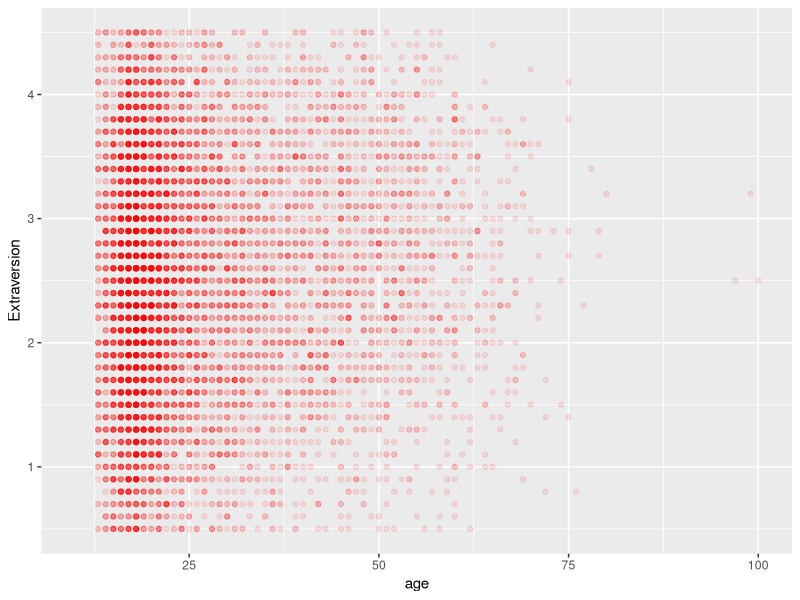
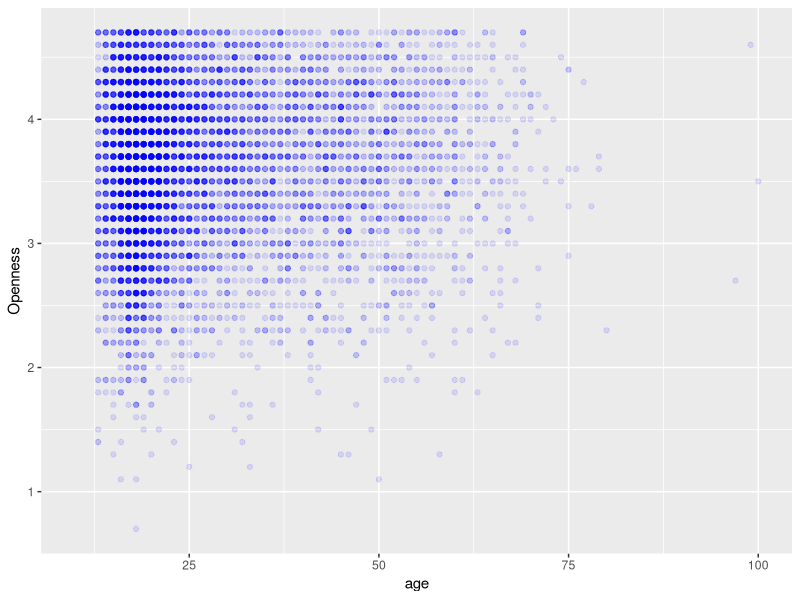
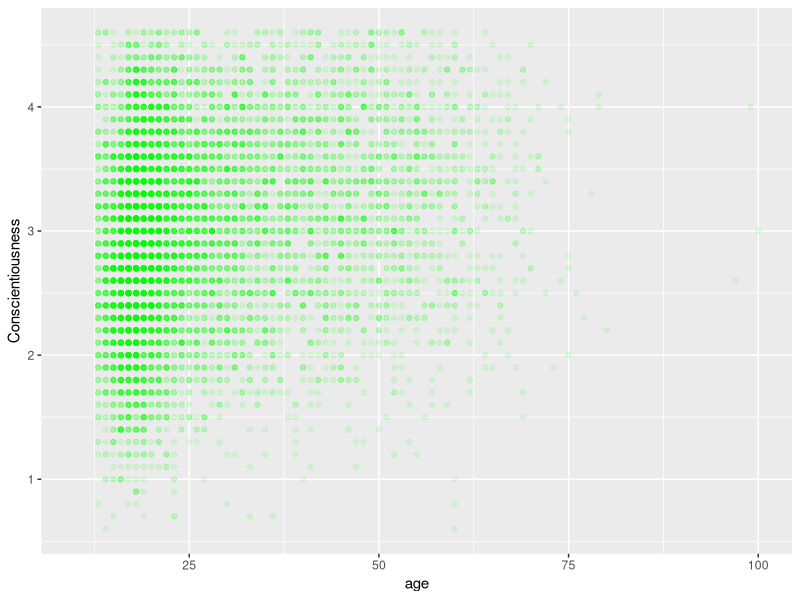
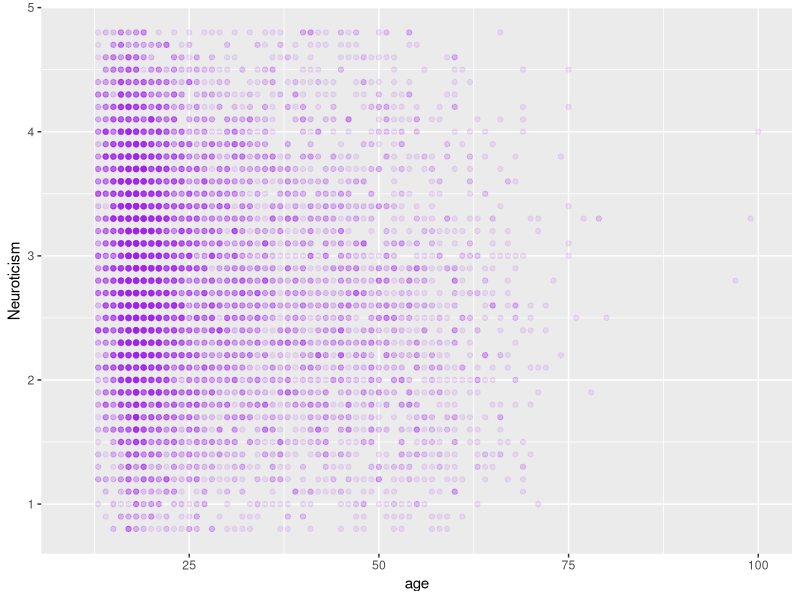
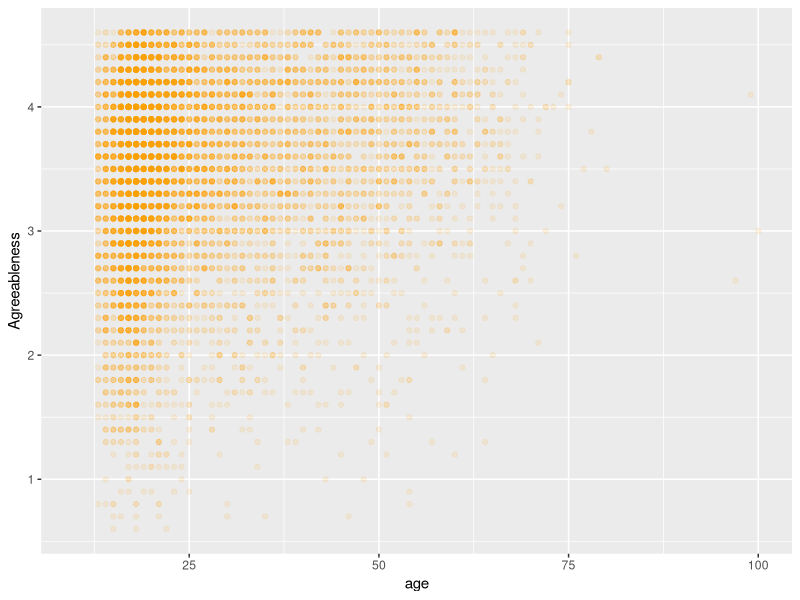
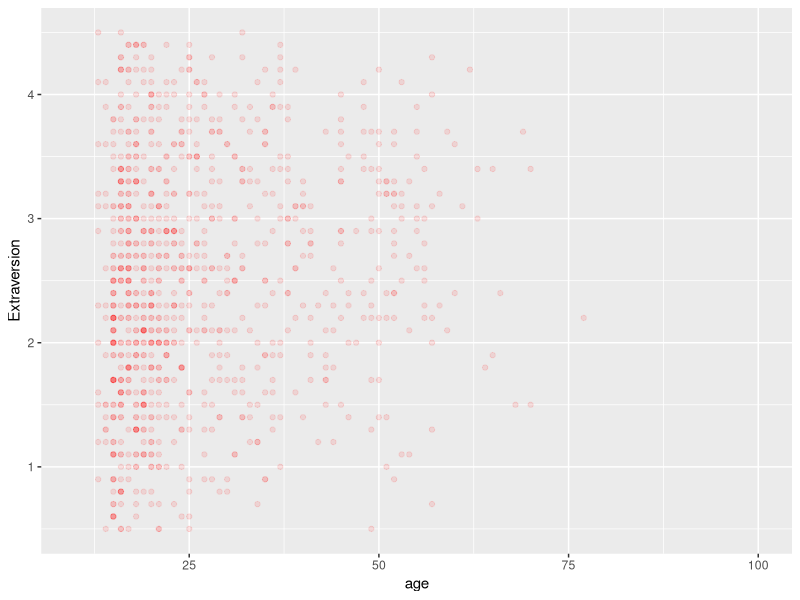
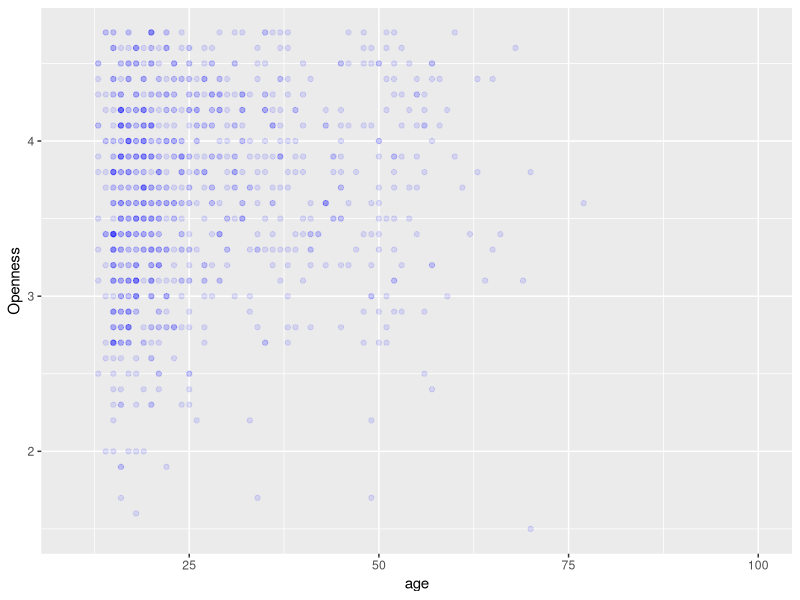
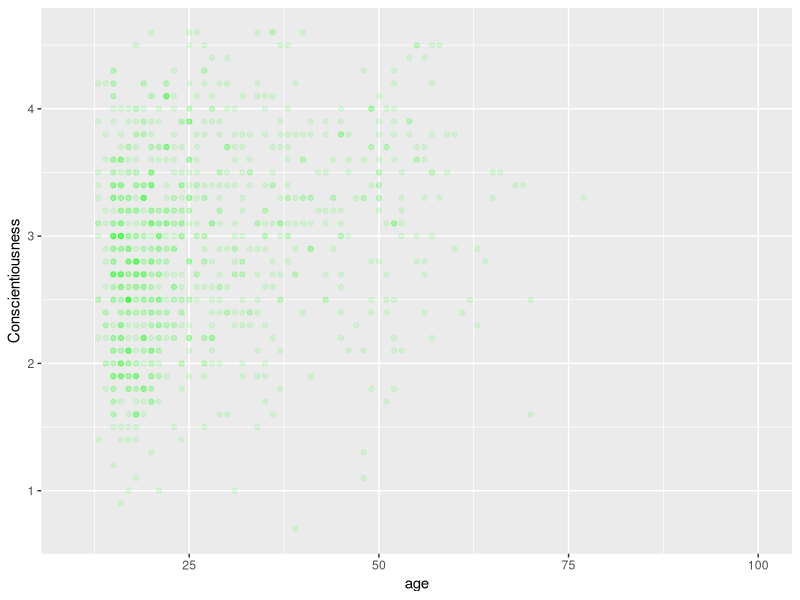

These figures' R source, in order:
## ---- chunk 1
knitr::opts_chunk$set(echo = TRUE)
library(tidyverse)
personalityData <- read_csv("data.csv")

Convert_Negative_score <- function(x) {return (5-x)}
## ---- chunk 2
PDClean <- personalityData
PDClean$E2 <- Convert_Negative_score(PDClean$E2)
PDClean$E4 <- Convert_Negative_score(PDClean$E4)
PDClean$E6 <- Convert_Negative_score(PDClean$E6)
PDClean$E8 <- Convert_Negative_score(PDClean$E8)
PDClean$E10 <- Convert_Negative_score(PDClean$E10)

PDClean$N2 <- Convert_Negative_score(PDClean$N2)
PDClean$N4 <- Convert_Negative_score(PDClean$N4)

PDClean$A1 <- Convert_Negative_score(PDClean$A1)
PDClean$A3 <- Convert_Negative_score(PDClean$A3)
PDClean$A5 <- Convert_Negative_score(PDClean$A5)
PDClean$A7 <- Convert_Negative_score(PDClean$A7)

PDClean$C2 <- Convert_Negative_score(PDClean$C2)
PDClean$C4 <- Convert_Negative_score(PDClean$C4)
PDClean$C6 <- Convert_Negative_score(PDClean$C6)
PDClean$C8 <- Convert_Negative_score(PDClean$C8)

PDClean$O2 <- Convert_Negative_score(PDClean$O2)
PDClean$O4 <- Convert_Negative_score(PDClean$O4)
PDClean$O6 <- Convert_Negative_score(PDClean$O6)

## ---- chunk 3

PDClean$Extraversion <- with(PDClean, (E1+E2+E3+E4+E5+E6+E7+E8+E9+E10)/10)
PDClean$Neuroticism <- with(PDClean, 
                         (  N1+
                            N2+
                            N3+
                            N4+
                            N5+
                            N6+
                            N7+
                            N8+
                            N9+
                            N10)/10)
PDClean$Openness <- with(PDClean, 
                         (  O1+
                            O2+
                            O3+
                            O4+
                            O5+
                            O6+
                            O7+
                            O8+
                            O9+
                            O10)/10)

PDClean$Conscientiousness <- with(PDClean, 
                         (  C1+
                            C2+
                            C3+
                            C4+
                            C5+
                            C6+
                            C7+
                            C8+
                            C9+
                            C10)/10)

PDClean$Agreeableness <- with(PDClean, 
                         (  A1+
                            A2+
                            A3+
                            A4+
                            A5+
                            A6+
                            A7+
                            A8+
                            A9+
                            A10)/10)

USAvg <- subset.data.frame(PDClean, country == "US")

ggplot(USAvg, aes(x=age, y=Extraversion)) + geom_point(data = USAvg, mapping = aes(x=age, y=Extraversion), alpha=.1, color="red") + xlim(10, 100)

ggplot(USAvg, aes(x=age, y=Openness)) + geom_point(data = USAvg, mapping = aes(x=age, y=Openness), alpha=.1, color="blue") + xlim(10, 100)

ggplot(USAvg, aes(x=age, y=Conscientiousness)) + geom_point(data = USAvg, mapping = aes(x=age, y=Conscientiousness), alpha=.1, color="green") + xlim(10, 100)

ggplot(USAvg, aes(x=age, y=Neuroticism)) + geom_point(data = USAvg, mapping = aes(x=age, y=Neuroticism), alpha=.1, color="purple") + xlim(10, 100)

ggplot(USAvg, aes(x=age, y=Agreeableness)) + geom_point(data = USAvg, mapping = aes(x=age, y=Agreeableness), alpha=.1, color="orange") + xlim(10, 100)
## ---- chunk 4

CAAvg <- subset.data.frame(PDClean, country == "CA")

ggplot(CAAvg, aes(x=age, y=Extraversion)) + geom_point(data = CAAvg, mapping = aes(x=age, y=Extraversion), alpha=.1, color="red") + xlim(10, 100)

ggplot(CAAvg, aes(x=age, y=Openness)) + geom_point(data = CAAvg, mapping = aes(x=age, y=Openness), alpha=.1, color="blue") + xlim(10, 100)

ggplot(CAAvg, aes(x=age, y=Conscientiousness)) + geom_point(data = CAAvg, mapping = aes(x=age, y=Conscientiousness), alpha=.1, color="green") + xlim(10, 100)

ggplot(CAAvg, aes(x=age, y=Neuroticism)) + geom_point(data = CAAvg, mapping = aes(x=age, y=Neuroticism), alpha=.1, color="purple") + xlim(10, 100)

ggplot(CAAvg, aes(x=age, y=Agreeableness)) + geom_point(data = CAAvg, mapping = aes(x=age, y=Agreeableness), alpha=.1, color="orange") + xlim(10, 100)
## ---- chunk 5

CountryCount <- PDClean %>% count(country)
View(CountryCount)
TopCountries <- subset.data.frame(CountryCount, CountryCount$n > 500)
View(TopCountries)
## ---- chunk 6
TopPD <- subset.data.frame(PDClean, country == "US" | country == "AU" | country == "CA" | country == "GB" | country == "IN" | country == "PH")


ggplot(TopPD, aes(x=country, y=Extraversion)) + geom_point(data = TopPD, mapping = aes(x=country, y=Extraversion), alpha=.01, color="red")

ggplot(TopPD, aes(x=country, y=Openness)) + geom_point(data = TopPD, mapping = aes(x=country, y=Openness), alpha=.01, color="blue") 

ggplot(TopPD, aes(x=country, y=Conscientiousness)) + geom_point(data = TopPD, mapping = aes(x=country, y=Conscientiousness), alpha=.01, color="green")

ggplot(TopPD, aes(x=country, y=Neuroticism)) + geom_point(data = TopPD, mapping = aes(x=country, y=Neuroticism), alpha=.01, color="purple") 

ggplot(TopPD, aes(x=country, y=Agreeableness)) + geom_point(data = TopPD, mapping = aes(x=country, y=Agreeableness), alpha=.01, color="orange") 
